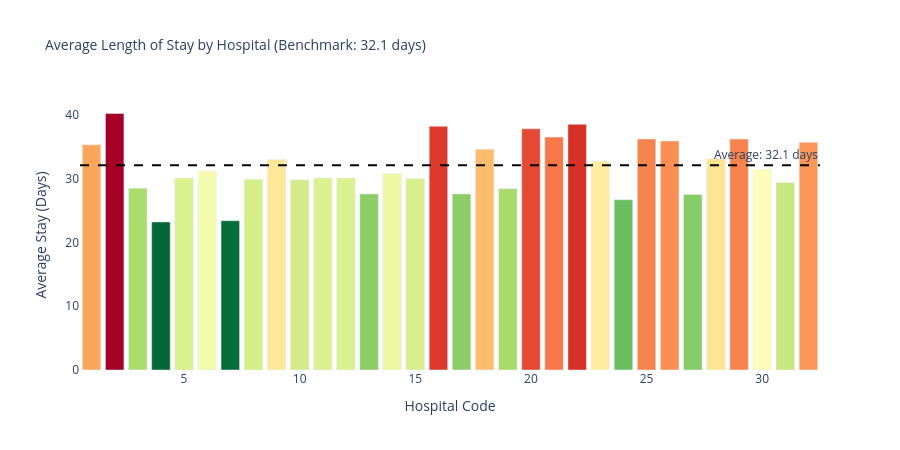

Notebook source saved alongside this figure:
### Code cell
#Chart 5: Hospital Benchmarking

# WHY: Comparing hospitals reveals outliers — high LoS hospitals need investigation
# This is benchmarking — a core NHS analytics task
hospital_los = df.groupby('Hospital_code')['Stay_Days'].mean().reset_index()
hospital_los.columns = ['Hospital', 'Avg_Stay_Days']
hospital_los['Avg_Stay_Days'] = hospital_los['Avg_Stay_Days'].round(1)
hospital_los = hospital_los.sort_values('Avg_Stay_Days', ascending=False)

overall_avg = df['Stay_Days'].mean().round(1)

fig5 = px.bar(hospital_los, x='Hospital', y='Avg_Stay_Days',
    title=f'Average Length of Stay by Hospital (Benchmark: {overall_avg} days)',
    labels={'Avg_Stay_Days': 'Average Stay (Days)', 'Hospital': 'Hospital Code'},
    color='Avg_Stay_Days', color_continuous_scale='RdYlGn_r')
fig5.add_hline(y=overall_avg, line_dash='dash', line_color='black',
    annotation_text=f'Average: {overall_avg} days')
fig5.update_layout(height=450, coloraxis_showscale=False,
    plot_bgcolor='white', title_font_size=14)
fig5.write_html('charts/hospital_comparison.html')
fig5.show()

### Figure 1 — Plotly figure (JSON) as saved in the notebook; plotly's stock layout.template omitted (floating-point values rounded to 4 significant figures)
{"data": [{"alignmentgroup": "True", "hovertemplate": "Hospital Code=%{x}<br>Average Stay (Days)=%{marker.color}<extra></extra>", "legendgroup": "", "marker": {"color": [40.2, 38.5, 38.2, 37.8, 36.5, 36.2, 36.2, 35.9, 35.7, 35.3, 34.6, 33.1, 33, 32.7, 31.5, 31.2, 30.8, 30.1, 30.1, 30.1, 30, 29.9, 29.8, 29.4, 28.5, 28.4, 27.6, 27.6, 27.5, 26.7, 23.4, 23.2], "coloraxis": "coloraxis", "pattern": {"shape": ""}}, "name": "", "offsetgroup": "", "orientation": "v", "showlegend": false, "textposition": "auto", "type": "bar", "x": [2, 22, 16, 20, 21, 29, 25, 26, 32, 1, 18, 28, 9, 23, 30, 6, 14, 12, 5, 11, 15, 8, 10, 31, 3, 19, 13, 17, 27, 24, 7, 4], "xaxis": "x", "y": [40.2, 38.5, 38.2, 37.8, 36.5, 36.2, 36.2, 35.9, 35.7, 35.3, 34.6, 33.1, 33, 32.7, 31.5, 31.2, 30.8, 30.1, 30.1, 30.1, 30, 29.9, 29.8, 29.4, 28.5, 28.4, 27.6, 27.6, 27.5, 26.7, 23.4, 23.2], "yaxis": "y"}], "layout": {"annotations": [{"showarrow": false, "text": "Average: 32.1 days", "x": 1, "xanchor": "right", "xref": "x domain", "y": 32.1, "yanchor": "bottom", "yref": "y"}], "barmode": "relative", "coloraxis": {"colorbar": {"title": {"text": "Average Stay (Days)"}}, "colorscale": [[0, "rgb(0,104,55)"], [0.1, "rgb(26,152,80)"], [0.2, "rgb(102,189,99)"], [0.3, "rgb(166,217,106)"], [0.4, "rgb(217,239,139)"], [0.5, "rgb(255,255,191)"], [0.6, "rgb(254,224,139)"], [0.7, "rgb(253,174,97)"], [0.8, "rgb(244,109,67)"], [0.9, "rgb(215,48,39)"], [1, "rgb(165,0,38)"]], "showscale": false}, "height": 450, "legend": {"tracegroupgap": 0}, "plot_bgcolor": "white", "shapes": [{"line": {"color": "black", "dash": "dash"}, "type": "line", "x0": 0, "x1": 1, "xref": "x domain", "y0": 32.1, "y1": 32.1, "yref": "y"}], "title": {"font": {"size": 14}, "text": "Average Length of Stay by Hospital (Benchmark: 32.1 days)"}, "xaxis": {"anchor": "y", "domain": [0, 1], "title": {"text": "Hospital Code"}}, "yaxis": {"anchor": "x", "domain": [0, 1], "title": {"text": "Average Stay (Days)"}}}}
